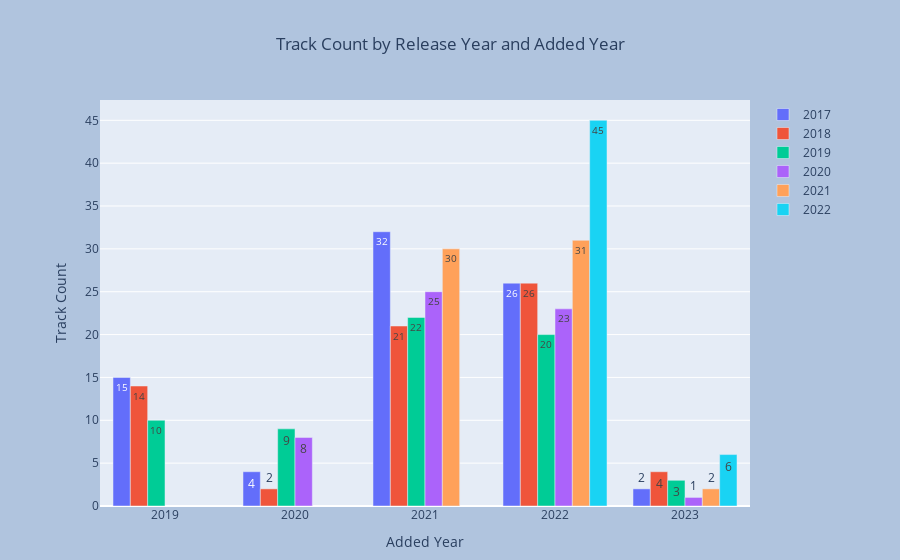

Source (notebook cell):
### Code cell
t = (playlist
[playlist.Album_Date.dt.year.isin([2017,2018,2019,2020,2021,2022])]
 .assign(release_year=playlist.Album_Date.dt.year,
         added_year=playlist.Added_At.dt.year)
 .groupby(['release_year','added_year'])
 .size()
 .rename('song_count')
 .reset_index()
)

data = []
for year in t['release_year'].unique():
    df_year = t[t['release_year'] == year]
    data.append(go.Bar(x=df_year['added_year'], y=df_year['song_count'], name=str(year), text=df_year['song_count']))
layout = go.Layout(title='Track Count by Release Year and Added Year', 
                   xaxis_title='Added Year', title_x=0.5,
                   yaxis_title='Track Count',
                   paper_bgcolor="LightSteelBlue",
                   margin=dict(l=100, r=150, t=100, b=20)
            )
fig = go.Figure(data=data, layout=layout)

fig.show()

### Figure 1 — Plotly figure (JSON) as saved in the notebook; plotly's stock layout.template omitted (floating-point values rounded to 4 significant figures)
{"data": [{"name": "2017", "text": [15, 4, 32, 26, 2], "type": "bar", "x": [2019, 2020, 2021, 2022, 2023], "y": [15, 4, 32, 26, 2]}, {"name": "2018", "text": [14, 2, 21, 26, 4], "type": "bar", "x": [2019, 2020, 2021, 2022, 2023], "y": [14, 2, 21, 26, 4]}, {"name": "2019", "text": [10, 9, 22, 20, 3], "type": "bar", "x": [2019, 2020, 2021, 2022, 2023], "y": [10, 9, 22, 20, 3]}, {"name": "2020", "text": [8, 25, 23, 1], "type": "bar", "x": [2020, 2021, 2022, 2023], "y": [8, 25, 23, 1]}, {"name": "2021", "text": [30, 31, 2], "type": "bar", "x": [2021, 2022, 2023], "y": [30, 31, 2]}, {"name": "2022", "text": [45, 6], "type": "bar", "x": [2022, 2023], "y": [45, 6]}], "layout": {"margin": {"b": 20, "l": 100, "r": 150, "t": 100}, "paper_bgcolor": "LightSteelBlue", "title": {"text": "Track Count by Release Year and Added Year", "x": 0.5}, "xaxis": {"title": {"text": "Added Year"}}, "yaxis": {"title": {"text": "Track Count"}}}}
